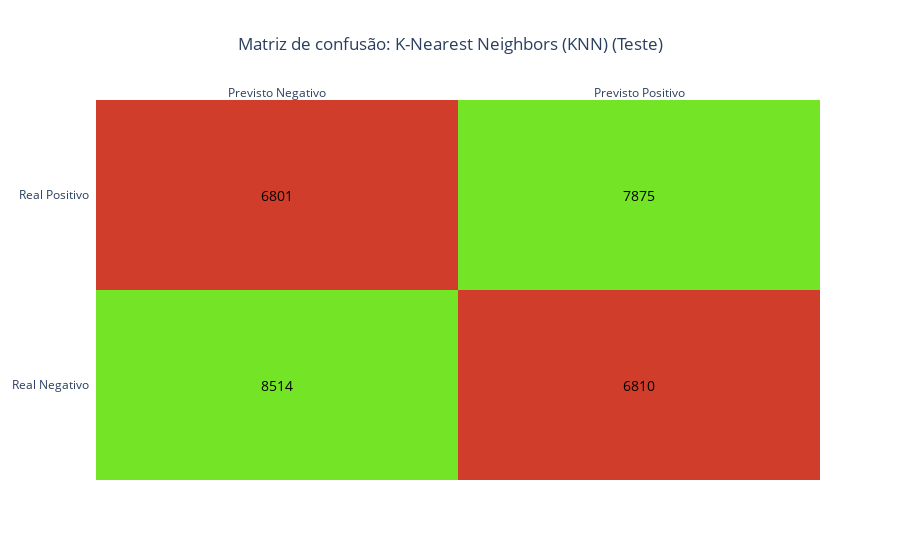

This figure's notebook cell:
### Code cell
plot_matrix(matriz_confusao_knn_teste, 'K-Nearest Neighbors (KNN)', 'Teste')

### Figure 1 — Plotly figure (JSON) as saved in the notebook; plotly's stock layout.template omitted (floating-point values rounded to 4 significant figures)
{"data": [{"colorscale": [[0, "#d03d2a"], [1, "#73e526"]], "reversescale": false, "showscale": false, "type": "heatmap", "x": ["Previsto Negativo", "Previsto Positivo"], "y": ["Real Negativo", "Real Positivo"], "z": [[1, 0], [0, 1]]}], "layout": {"annotations": [{"font": {"color": "black", "size": 14}, "showarrow": false, "text": "8514", "x": "Previsto Negativo", "xref": "x", "y": "Real Negativo", "yref": "y"}, {"font": {"color": "black", "size": 14}, "showarrow": false, "text": "6810", "x": "Previsto Positivo", "xref": "x", "y": "Real Negativo", "yref": "y"}, {"font": {"color": "black", "size": 14}, "showarrow": false, "text": "6801", "x": "Previsto Negativo", "xref": "x", "y": "Real Positivo", "yref": "y"}, {"font": {"color": "black", "size": 14}, "showarrow": false, "text": "7875", "x": "Previsto Positivo", "xref": "x", "y": "Real Positivo", "yref": "y"}], "title": {"text": "Matriz de confusão: K-Nearest Neighbors (KNN) (Teste)", "x": 0.5}, "xaxis": {"dtick": 1, "gridcolor": "rgb(0, 0, 0)", "side": "top", "ticks": ""}, "yaxis": {"dtick": 1, "ticks": "", "ticksuffix": "  "}}}
